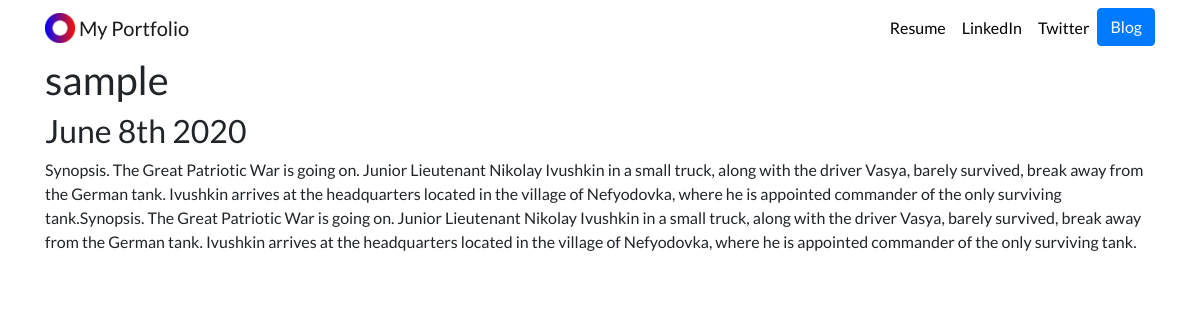
The page /blog/7 on the database its author committed.
### blog/models.py (models this page shows, shortened)
class Blog(models.Model):
    title = models.CharField(max_length=50)
    description = models.TextField()
    date = models.DateField()

### blog/views.py (the view)
# urls.py: path('<int:blog_id>', views.detail, name='detail'),
def detail(request, blog_id):
    blog = get_object_or_404(Blog, pk = blog_id)
    return render(request, 'blog/detail.html', {'blog':blog})

### blog/templates/blog/detail.html
{% extends 'portfolio/base.html' %}
{% block content %}
<h1>{{ blog.title }}</h1>
<h2>{{ blog.date|date:'F jS Y' }}</h2>
<p>{{ blog.description|safe }}</p>
{% endblock %}

### portfolio/static/portfolio/custom.css (style rules this page uses)
body { font-family: 'Lato', sans-serif; }

### rows shown on the page
Blog: title "sample", date "June 8th 2020", description "Synopsis. The Great Patriotic War is going on. Junior Lieutenant Nikolay Ivushkin in a small truck, along with the driver Vasya, barely survived, break away from the German tank. Ivushkin arrives at the headquarters located in the village of Nefyodovka, where he is appointed commander of the only surviving tank.Synopsis. The Great Patriotic War is going on. Junior Lieutenant Nikolay Ivushkin in a small truck, along with the driver Vasya, barely survived, break away from the German tank. Ivushkin arrives at the headquarters located in the village of Nefyodovka, where he is appointed commander of the only surviving tank."
